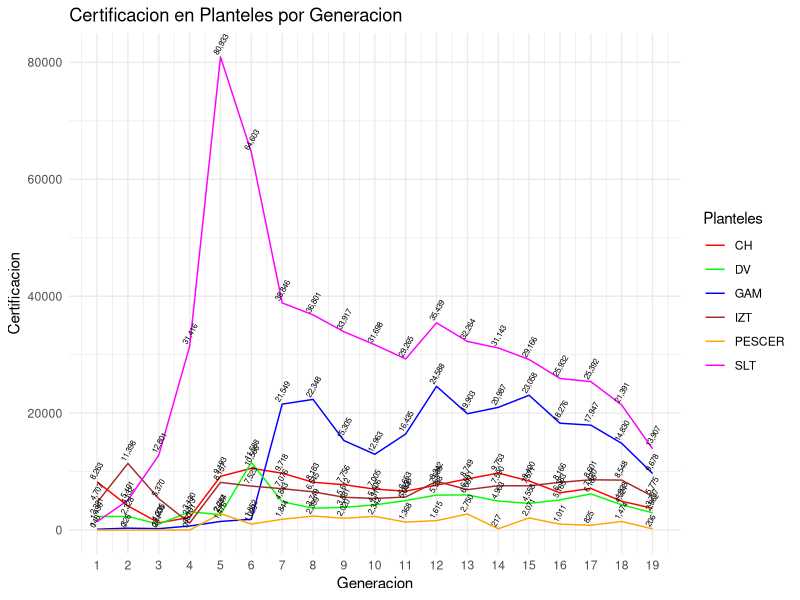
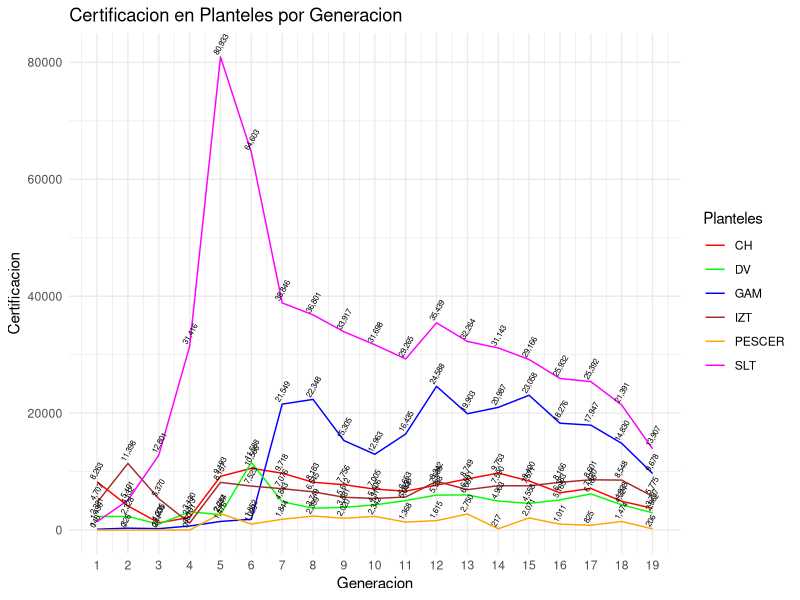

The R source for these figures, in order:
# Cargar la biblioteca ggplot2
library(ggplot2)
library(scales)
# Crear un dataframe con los datos
data <- data.frame(
  Mes = 1:19, # Los meses del 01 al 19z
  CH = c(8263, 4132, 1235, 2173, 9193, 10566, 9718, 8183, 7756, 7005, 6653, 7688, 8749, 9753, 8400, 6383, 7120, 4928, 3727),
  GAM = c(146, 326, 241, 697, 1476, 1852, 21549, 22348, 15305, 12963, 16435, 24588, 19903, 20987, 23058, 18276, 17947, 14830, 9678),
  DV = c(2321, 2328, 1006, 3130, 2647, 11588, 4843, 3749, 3881, 4311, 5044, 5988, 6007, 4963, 4558, 5165, 6180, 4321, 2962),
  IZT = c(4707, 11398, 5370, 1191, 8157, 7523, 7076, 6545, 5612, 5406, 5656, 8342, 6911, 7590, 7571, 8166, 8601, 8548, 5775),
  SLT = c(1430, 5101, 12801, 31416, 80933, 64603, 38846, 36801, 33917, 31698, 29265, 35439, 32264, 31143, 29166, 25932, 25392, 21391, 13907),
  PESCER = c(0, 0, 0, 0, 2794, 1029, 1844, 2399, 2020, 2342, 1368, 1615, 2750, 217, 2071, 1011, 825, 1474, 206)
)



ggplot(data, aes(x = Mes)) +
  geom_line(aes(y = CH, color = "CH"), linetype = "solid") +
  geom_line(aes(y = GAM, color = "GAM"), linetype = "solid") +
  geom_line(aes(y = DV, color = "DV"), linetype = "solid") +
  geom_line(aes(y = IZT, color = "IZT"), linetype = "solid") +
  geom_line(aes(y = SLT, color = "SLT"), linetype = "solid") +
  geom_line(aes(y = PESCER, color = "PESCER"), linetype = "solid") +
  geom_text(data = data, aes(label = comma(CH), x = Mes, y = CH), vjust = -0.5, hjust = 0, size = 2, angle = 60) +
  geom_text(data = data, aes(label = comma(GAM), x = Mes, y = GAM), vjust = -0.5, hjust = 0, size = 2, angle = 60) +
  geom_text(data = data, aes(label = comma(DV), x = Mes, y = DV), vjust = -0.5, hjust = 0, size = 2, angle = 60) +
  geom_text(data = data, aes(label = comma(IZT), x = Mes, y = IZT), vjust = -0.5, hjust = 0, size = 2, angle = 60) +
  geom_text(data = data, aes(label = comma(SLT), x = Mes, y = SLT), vjust = -0.5, hjust = 0, size = 2, angle = 60) +
  geom_text(data = data, aes(label = comma(PESCER), x = Mes, y = PESCER), vjust = -0.5, hjust = 0, size = 2, angle = 60) +
  labs(title = "Certificacion en Planteles por Generacion",
       x = "Generacion",
       y = "Certificacion") +
  scale_color_manual(name="Planteles",values = c("CH" = "red", "GAM" = "blue", "DV" = "green", "IZT" = "brown", "SLT" = "magenta", "PESCER" = "orange")) +
  labs(fill = "") + # Elimina el texto "colour"
  scale_x_continuous(breaks = 1:19) +
  theme_minimal()
# Guardar el gráfico en formato PDF
ggsave("graficoCertificacionPlantelGeneracion.pdf", width = 8, height = 6, units = "in")
